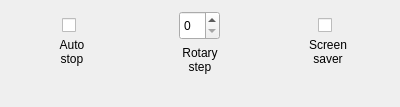
<?xml version="1.0" encoding="UTF-8"?>
<ui version="4.0">
 <class>FormPrefs</class>
 <widget class="QWidget" name="FormPrefs">
  <property name="geometry">
   <rect>
    <x>0</x>
    <y>0</y>
    <width>400</width>
    <height>107</height>
   </rect>
  </property>
  <property name="windowTitle">
   <string>Form</string>
  </property>
  <layout class="QHBoxLayout" name="horizontalLayout">
   <item>
    <layout class="QVBoxLayout" name="verticalLayout">
     <item alignment="Qt::AlignHCenter">
      <widget class="QCheckBox" name="autostop">
       <property name="maximumSize">
        <size>
         <width>23</width>
         <height>16777215</height>
        </size>
       </property>
       <property name="styleSheet">
        <string notr="true">margin-top: 7px;</string>
       </property>
       <property name="text">
        <string/>
       </property>
      </widget>
     </item>
     <item alignment="Qt::AlignTop">
      <widget class="QLabel" name="autostopLabel">
       <property name="text">
        <string>&lt;html&gt;&lt;head/&gt;&lt;body&gt;&lt;p align=&quot;center&quot;&gt;Auto&lt;br/&gt;stop&lt;/p&gt;&lt;/body&gt;&lt;/html&gt;</string>
       </property>
      </widget>
     </item>
    </layout>
   </item>
   <item>
    <layout class="QVBoxLayout" name="verticalLayout_2">
     <item alignment="Qt::AlignHCenter">
      <widget class="QSpinBox" name="tempstep">
       <property name="maximumSize">
        <size>
         <width>100</width>
         <height>29</height>
        </size>
       </property>
      </widget>
     </item>
     <item alignment="Qt::AlignTop">
      <widget class="QLabel" name="tempstepLabel">
       <property name="text">
        <string>&lt;html&gt;&lt;head/&gt;&lt;body&gt;&lt;p align=&quot;center&quot;&gt;Rotary&lt;br/&gt;step&lt;/p&gt;&lt;/body&gt;&lt;/html&gt;</string>
       </property>
      </widget>
     </item>
    </layout>
   </item>
   <item>
    <layout class="QVBoxLayout" name="verticalLayout_3">
     <item alignment="Qt::AlignHCenter">
      <widget class="QCheckBox" name="screensaver">
       <property name="maximumSize">
        <size>
         <width>23</width>
         <height>16777215</height>
        </size>
       </property>
       <property name="styleSheet">
        <string notr="true">margin-top: 7px;</string>
       </property>
       <property name="text">
        <string/>
       </property>
      </widget>
     </item>
     <item alignment="Qt::AlignTop">
      <widget class="QLabel" name="screensaverLabel">
       <property name="text">
        <string>&lt;html&gt;&lt;head/&gt;&lt;body&gt;&lt;p align=&quot;center&quot;&gt;Screen&lt;br/&gt;saver&lt;/p&gt;&lt;/body&gt;&lt;/html&gt;</string>
       </property>
      </widget>
     </item>
    </layout>
   </item>
  </layout>
 </widget>
 <resources/>
 <connections/>
</ui>
